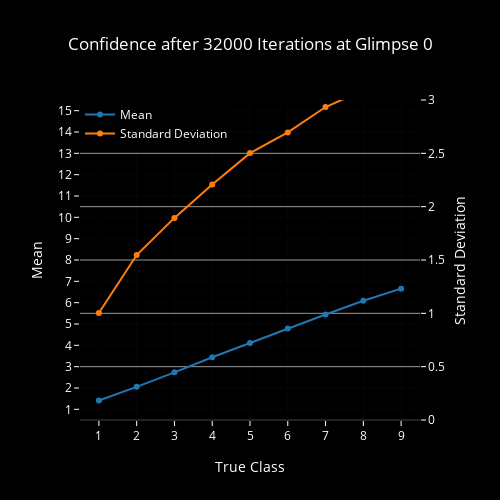
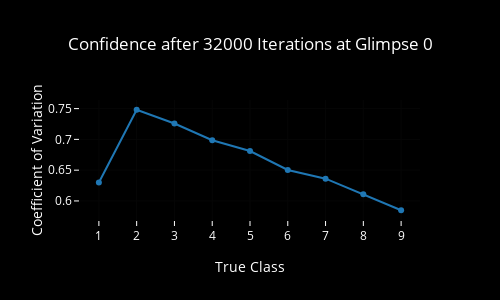
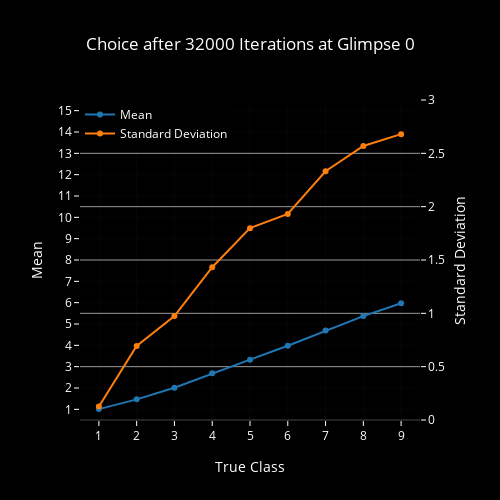
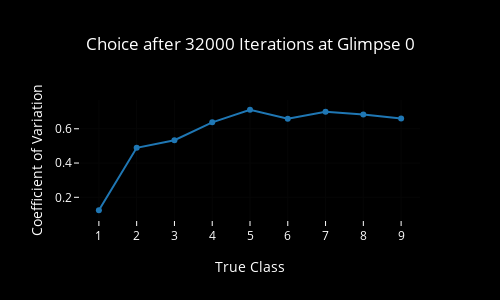

Notebook cell for these charts, in order:
### Code cell
for i, it in enumerate(iter_list):
    for g, glimpse in enumerate(glimpse_list):
        plot_confidence_msdcv(i, it, g, glimpse)
        plot_choice_msdcv(i, it, g, glimpse)

### Figure 1 — Plotly figure (JSON) as saved in the notebook; plotly's stock layout.template omitted (floating-point values rounded to 4 significant figures)
{"data": [{"name": "Mean", "type": "scatter", "x": [1, 2, 3, 4, 5, 6, 7, 8, 9], "y": [1.416, 2.054, 2.735, 3.443, 4.112, 4.79, 5.445, 6.089, 6.656, null, null, null, null, null, null]}, {"name": "Standard Deviation", "type": "scatter", "x": [1, 2, 3, 4, 5, 6, 7, 8, 9], "y": [1.003, 1.546, 1.895, 2.209, 2.502, 2.696, 2.934, 3.09, 3.168, null, null, null, null, null, null], "yaxis": "y2"}], "layout": {"font": {"color": "#FFF"}, "height": 500, "legend": {"x": 0, "y": 1}, "paper_bgcolor": "#000", "plot_bgcolor": "#000", "title": "Confidence after 32000 Iterations at Glimpse 0", "titlefont": {"color": "#FFF"}, "width": 500, "xaxis": {"dtick": 1, "range": [0.5, 9.5], "tickcolor": "#FFF", "title": "True Class"}, "yaxis": {"dtick": 1, "range": [0.5, 15.5], "tickcolor": "#FFF", "title": "Mean"}, "yaxis2": {"gridcolor": "#999", "overlaying": "y", "range": [0, 3], "side": "right", "tickcolor": "#FFF", "title": "Standard Deviation"}}}

### Figure 2 — Plotly figure (JSON) as saved in the notebook; plotly's stock layout.template omitted (floating-point values rounded to 4 significant figures)
{"data": [{"name": "Coefficient of Variation", "type": "scatter", "x": [1, 2, 3, 4, 5, 6, 7, 8, 9], "y": [0.63, 0.7482, 0.7258, 0.6987, 0.6811, 0.6503, 0.6362, 0.6111, 0.5849, null, null, null, null, null, null]}], "layout": {"font": {"color": "#FFF"}, "height": 300, "paper_bgcolor": "#000", "plot_bgcolor": "#000", "title": "Confidence after 32000 Iterations at Glimpse 0", "titlefont": {"color": "#FFF"}, "width": 500, "xaxis": {"dtick": 1, "range": [0.5, 9.5], "tickcolor": "#FFF", "title": "True Class"}, "yaxis": {"showgrid": true, "tickcolor": "#FFF", "title": "Coefficient of Variation"}}}

### Figure 3 — Plotly figure (JSON) as saved in the notebook; plotly's stock layout.template omitted (floating-point values rounded to 4 significant figures)
{"data": [{"name": "Mean", "type": "scatter", "x": [1, 2, 3, 4, 5, 6, 7, 8, 9], "y": [1.01, 1.468, 2.012, 2.688, 3.329, 3.978, 4.693, 5.371, 5.971, null, null, null, null, null, null]}, {"name": "Standard Deviation", "type": "scatter", "x": [1, 2, 3, 4, 5, 6, 7, 8, 9], "y": [0.1262, 0.6942, 0.9742, 1.432, 1.799, 1.932, 2.332, 2.569, 2.68, null, null, null, null, null, null], "yaxis": "y2"}], "layout": {"font": {"color": "#FFF"}, "height": 500, "legend": {"x": 0, "y": 1}, "paper_bgcolor": "#000", "plot_bgcolor": "#000", "title": "Choice after 32000 Iterations at Glimpse 0", "titlefont": {"color": "#FFF"}, "width": 500, "xaxis": {"dtick": 1, "range": [0.5, 9.5], "tickcolor": "#FFF", "title": "True Class"}, "yaxis": {"dtick": 1, "range": [0.5, 15.5], "tickcolor": "#FFF", "title": "Mean"}, "yaxis2": {"gridcolor": "#999", "overlaying": "y", "range": [0, 3], "side": "right", "tickcolor": "#FFF", "title": "Standard Deviation"}}}

### Figure 4 — Plotly figure (JSON) as saved in the notebook; plotly's stock layout.template omitted (floating-point values rounded to 4 significant figures)
{"data": [{"name": "Coefficient of Variation", "type": "scatter", "x": [1, 2, 3, 4, 5, 6, 7, 8, 9], "y": [0.1244, 0.4892, 0.533, 0.6377, 0.7111, 0.6587, 0.6993, 0.6839, 0.6605, null, null, null, null, null, null]}], "layout": {"font": {"color": "#FFF"}, "height": 300, "paper_bgcolor": "#000", "plot_bgcolor": "#000", "title": "Choice after 32000 Iterations at Glimpse 0", "titlefont": {"color": "#FFF"}, "width": 500, "xaxis": {"dtick": 1, "range": [0.5, 9.5], "tickcolor": "#FFF", "title": "True Class"}, "yaxis": {"showgrid": true, "tickcolor": "#FFF", "title": "Coefficient of Variation"}}}
